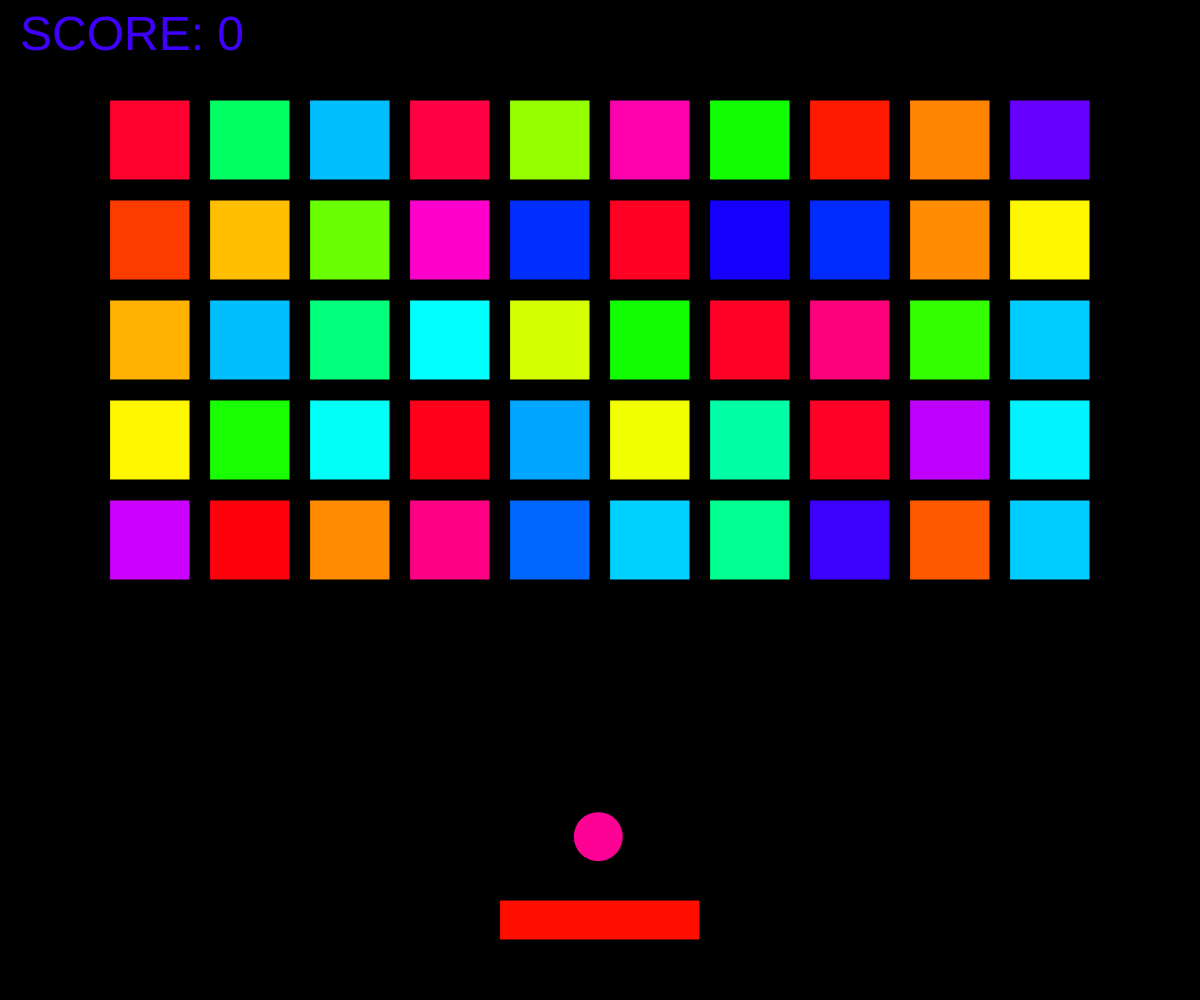
Frame 1 (no input)
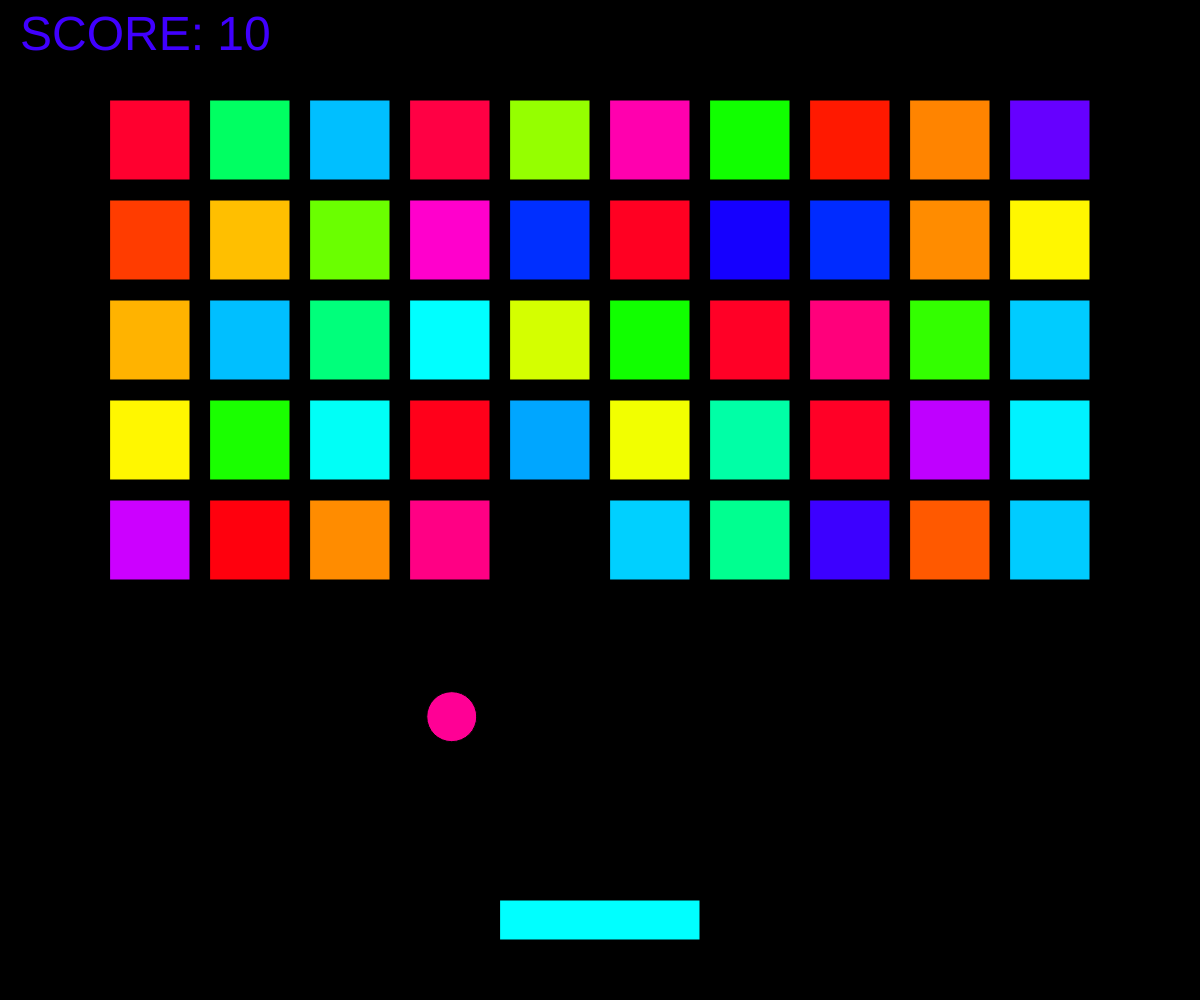
Frame 60 (no input)
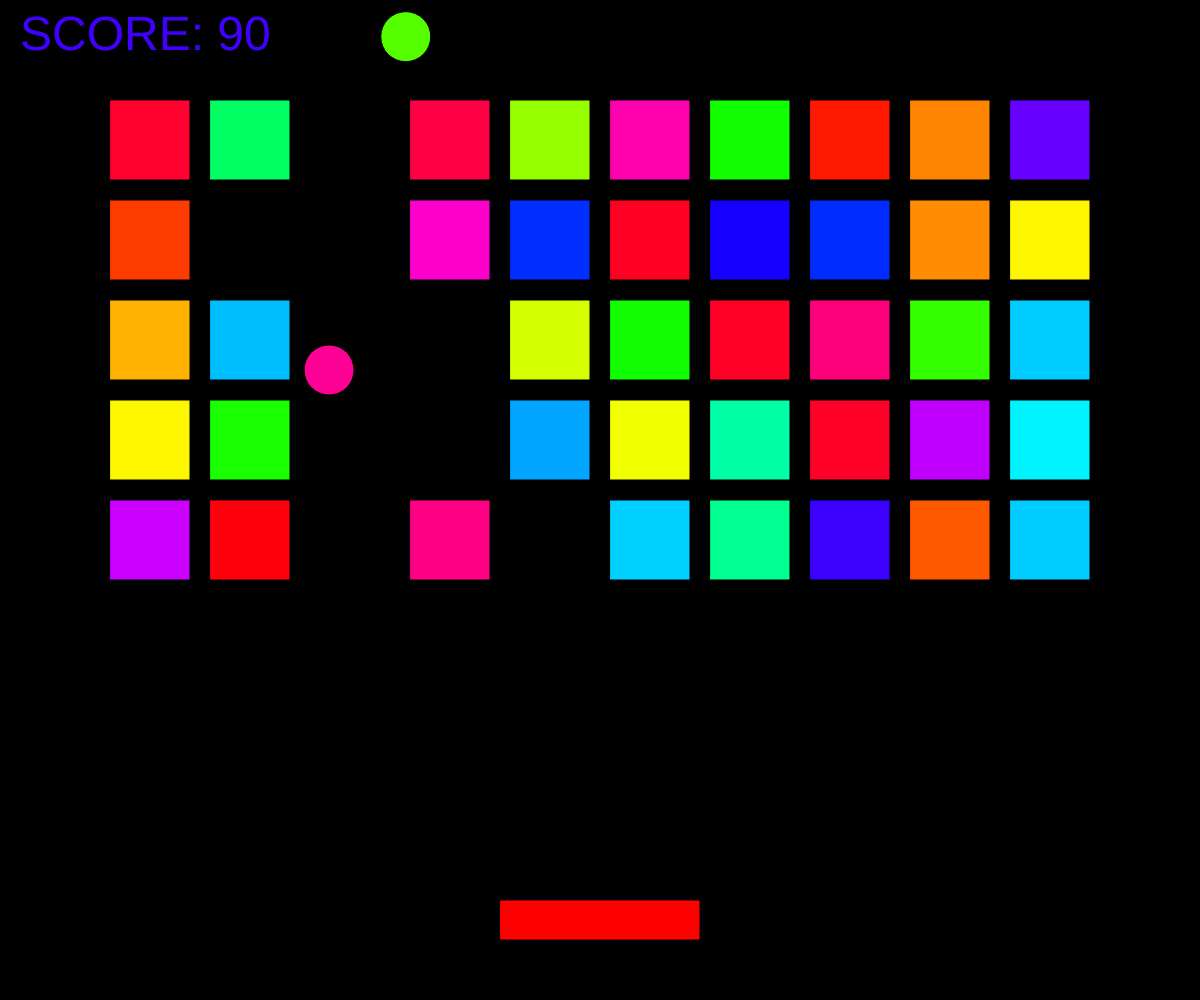
Frame 120 (the mouse pressed at the canvas centre since frame 60)

The p5.js sketch that drew these frames (run headless with seeded random() and noise() and a simulated clock; from frame 60 on, the mouse is pressed at the canvas centre):

// p5.js sketch
// ── sketch.js
let oldTime = 0;
let balls = [];
let bricks = [];
let score = 0;

let paddleX;
let paddleY;
let paddleWidth = 200; 
let paddleHeight = 40;
let paddleSnelheid = 10;
let paddleHue = 0;
let ballChance = 0.2;
let keys = [];

function setup() {
  createCanvas(windowWidth, windowHeight);
  paddleX = (width - paddleWidth) / 2;
  paddleY = height - 100;
  balls.push(new Ball(windowWidth / 2, windowHeight - 150, -100, -800));
  colorMode(HSB, 360, 100, 100);

  let cols = 10;
  let rows = 5;
  let brickW = 80;
  let brickH = 80;
  let hSpacing = 20; // horizontal space between bricks
  let vSpacing = 20; // vertical space between bricks

  let totalWidth = cols * brickW + (cols - 1) * hSpacing;
  let startX = (width - totalWidth) / 2;
  let startY = 100;

  bricks = [];
  for (let x = 0; x < cols; x++) {
    for (let y = 0; y < rows; y++) {
      let bx = startX + x * (brickW + hSpacing);
      let by = startY + y * (brickH + vSpacing);
      bricks.push(new Brick(bx, by, brickW, brickH));
    }
  }
}

function draw() {
  let deltaTime = millis() - oldTime;
  let dt = deltaTime / 1000;
  oldTime = millis();
  paddleHue += dt * 180;
  paddleHue = paddleHue % 360;

  if (keys[37]) paddleX -= paddleSnelheid;
  if (keys[39]) paddleX += paddleSnelheid;

  // Keep paddle within screen
  paddleX = constrain(paddleX, 0, width - paddleWidth);

  for (let i = 0; i < balls.length; i++) {
    let ball = balls[i];
    ball.x += ball.velX * dt;
    ball.y += ball.velY * dt;
    if (ball.x <= 0) {
      ball.velX = Math.abs(ball.velX);
    }
    if (ball.x > width) {
      ball.velX = -Math.abs(ball.velX);
    }
    if (ball.y > height) {
      ball.velY = -Math.abs(ball.velY);
      balls.splice(i, 1);
      i--;
    }
    if (ball.y <= 0) {
      ball.velY = Math.abs(ball.velY);
    }
    if (checkCollision(ball.x, ball.y, paddleX, paddleY, paddleWidth, paddleHeight)) {
      let paddleHitRatio = map(ball.x, paddleX, paddleX + paddleWidth, -1, 1);
      ball.velX = 400 * paddleHitRatio;
      ball.velY = -Math.abs(ball.velY);
    }
    for (let brick of bricks) {
      if (brick.kapot) continue;
      let result = checkCollision2(ball.x, ball.y, brick.x, brick.y, brick.breedte, brick.hoogte);
      if (result !== "NONE") {
        if (result === "LEFT" || result === "RIGHT") {
          ball.velX *= -1;
        } else if (result === "TOP" || result === "BOTTOM") {
          ball.velY *= -1;
        }
        brick.kapot = true;
        score += 10;
        let allDestroyed = bricks.every(b => b.kapot);
        if (allDestroyed) {
          for (let brick2 of bricks) {
            brick2.kapot = false;
          }
        }
        if (random() < ballChance) {
          balls.push(new Ball(ball.x, ball.y, -ball.velX, -ball.velY));
        }
      }
    }
  }

  background(0, 0, 0);
  for (let brick of bricks) {
    if (!brick.kapot) {
      fill(brick.r, brick.g, brick.b);
      rect(brick.x, brick.y, brick.breedte, brick.hoogte);
    }
  }
  for (let ball of balls) {
    fill(ball.r, ball.g, ball.b);
    circle(ball.x, ball.y, 50);
  }
  fill(255, 100, 100);
  textSize(48);
  text("SCORE: " + score, 20, 50);
  fill(paddleHue, 100, 100);
  rect(paddleX, paddleY, paddleWidth, paddleHeight);
}

function checkCollision(x, y, xBox, yBox, boxWidth, boxHeight) {
  return x > xBox && y > yBox && y < yBox + boxHeight && x < xBox + boxWidth;
}

function checkCollision2(x, y, xBox, yBox, boxWidth, boxHeight) {
  if (x > xBox && y > yBox && y < yBox + boxHeight && x < xBox + boxWidth) {
    let leftDist = Math.abs(x - xBox);
    let rightDist = Math.abs(x - (xBox + boxWidth));
    let topDist = Math.abs(y - yBox);
    let bottomDist = Math.abs(y - (yBox + boxHeight));
    let minDist = Math.min(leftDist, rightDist, topDist, bottomDist);
    if (minDist === leftDist) return "LEFT";
    if (minDist === rightDist) return "RIGHT";
    if (minDist === topDist) return "TOP";
    if (minDist === bottomDist) return "BOTTOM";
  }
  return "NONE";
}

function keyPressed() {
  keys[keyCode] = true;
  if (keyCode === 32 && balls.length === 0) {
    balls.push(new Ball(paddleX + paddleWidth / 2, paddleY, random(-200, 200), -500));
  }
}

function keyReleased() {
  keys[keyCode] = false;
}

function windowResized() {
  resizeCanvas(windowWidth, windowHeight);
  paddleX = (width - paddleWidth) / 2;
  paddleY = height - 100;

}
// ── ball.js
class Ball {
  constructor(x, y, velX, velY) {
    this.x = x;
    this.y = y;
    this.velX = velX;
    this.velY = velY;
    this.r = Math.floor(Math.random() * 360);
    this.g = 100;
    this.b = 100;
  }
}

// ── brick.js
class Brick {
  constructor(x, y, breedte, hoogte) {
    this.x = x;
    this.y = y;
    this.breedte = breedte;
    this.hoogte = hoogte;
    this.kapot = false;
    this.r = Math.floor(Math.random() * 360);
    this.g = 100;
    this.b = 100;
  }
}
